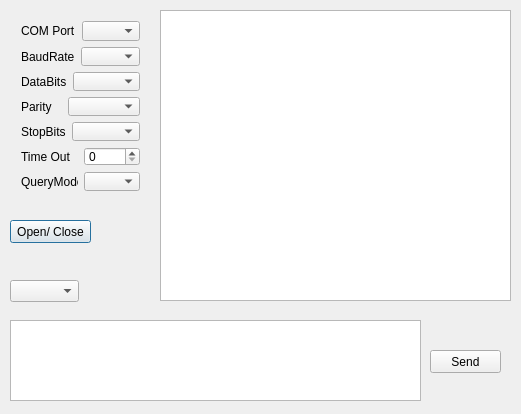
<?xml version="1.0" encoding="UTF-8"?>
<ui version="4.0">
 <class>Dialog</class>
 <widget class="QDialog" name="Dialog">
  <property name="geometry">
   <rect>
    <x>0</x>
    <y>0</y>
    <width>521</width>
    <height>414</height>
   </rect>
  </property>
  <property name="windowTitle">
   <string>Dialog</string>
  </property>
  <widget class="QPushButton" name="opencloseButton">
   <property name="geometry">
    <rect>
     <x>10</x>
     <y>220</y>
     <width>81</width>
     <height>23</height>
    </rect>
   </property>
   <property name="text">
    <string>Open/ Close</string>
   </property>
  </widget>
  <widget class="QPlainTextEdit" name="receiTextEdit">
   <property name="geometry">
    <rect>
     <x>160</x>
     <y>10</y>
     <width>351</width>
     <height>291</height>
    </rect>
   </property>
  </widget>
  <widget class="QPlainTextEdit" name="sendTextEdit">
   <property name="geometry">
    <rect>
     <x>10</x>
     <y>320</y>
     <width>411</width>
     <height>81</height>
    </rect>
   </property>
   <property name="plainText">
    <string/>
   </property>
  </widget>
  <widget class="QPushButton" name="sendButton">
   <property name="geometry">
    <rect>
     <x>430</x>
     <y>350</y>
     <width>71</width>
     <height>23</height>
    </rect>
   </property>
   <property name="text">
    <string>Send</string>
   </property>
  </widget>
  <widget class="QLabel" name="statuslabel">
   <property name="geometry">
    <rect>
     <x>10</x>
     <y>250</y>
     <width>121</width>
     <height>20</height>
    </rect>
   </property>
   <property name="text">
    <string/>
   </property>
  </widget>
  <widget class="QComboBox" name="comboBox">
   <property name="geometry">
    <rect>
     <x>10</x>
     <y>280</y>
     <width>69</width>
     <height>22</height>
    </rect>
   </property>
  </widget>
  <widget class="QWidget" name="">
   <property name="geometry">
    <rect>
     <x>10</x>
     <y>10</y>
     <width>141</width>
     <height>192</height>
    </rect>
   </property>
   <layout class="QVBoxLayout" name="verticalLayout">
    <item>
     <layout class="QHBoxLayout" name="horizontalLayout">
      <item>
       <widget class="QLabel" name="comportlabel">
        <property name="text">
         <string>COM Port</string>
        </property>
       </widget>
      </item>
      <item>
       <widget class="QComboBox" name="comportBox"/>
      </item>
     </layout>
    </item>
    <item>
     <layout class="QHBoxLayout" name="horizontalLayout_2">
      <item>
       <widget class="QLabel" name="baudratelabel">
        <property name="text">
         <string>BaudRate</string>
        </property>
       </widget>
      </item>
      <item>
       <widget class="QComboBox" name="baudrateBox"/>
      </item>
     </layout>
    </item>
    <item>
     <layout class="QHBoxLayout" name="horizontalLayout_3">
      <item>
       <widget class="QLabel" name="databitslabel">
        <property name="text">
         <string>DataBits</string>
        </property>
       </widget>
      </item>
      <item>
       <widget class="QComboBox" name="databitsBox"/>
      </item>
     </layout>
    </item>
    <item>
     <layout class="QHBoxLayout" name="horizontalLayout_4">
      <item>
       <widget class="QLabel" name="paritylabel">
        <property name="text">
         <string>Parity</string>
        </property>
       </widget>
      </item>
      <item>
       <widget class="QComboBox" name="parityBox"/>
      </item>
     </layout>
    </item>
    <item>
     <layout class="QHBoxLayout" name="horizontalLayout_5">
      <item>
       <widget class="QLabel" name="stopbitslabel">
        <property name="text">
         <string>StopBits</string>
        </property>
       </widget>
      </item>
      <item>
       <widget class="QComboBox" name="stopbitsBox"/>
      </item>
     </layout>
    </item>
    <item>
     <layout class="QHBoxLayout" name="horizontalLayout_6">
      <item>
       <widget class="QLabel" name="timeoutlabel">
        <property name="text">
         <string>Time Out</string>
        </property>
       </widget>
      </item>
      <item>
       <widget class="QSpinBox" name="timeoutspinBox"/>
      </item>
     </layout>
    </item>
    <item>
     <layout class="QHBoxLayout" name="horizontalLayout_7">
      <item>
       <widget class="QLabel" name="querymodelabel">
        <property name="text">
         <string>QueryMode</string>
        </property>
       </widget>
      </item>
      <item>
       <widget class="QComboBox" name="querymodeBox"/>
      </item>
     </layout>
    </item>
   </layout>
  </widget>
 </widget>
 <layoutdefault spacing="6" margin="11"/>
 <resources/>
 <connections/>
</ui>
